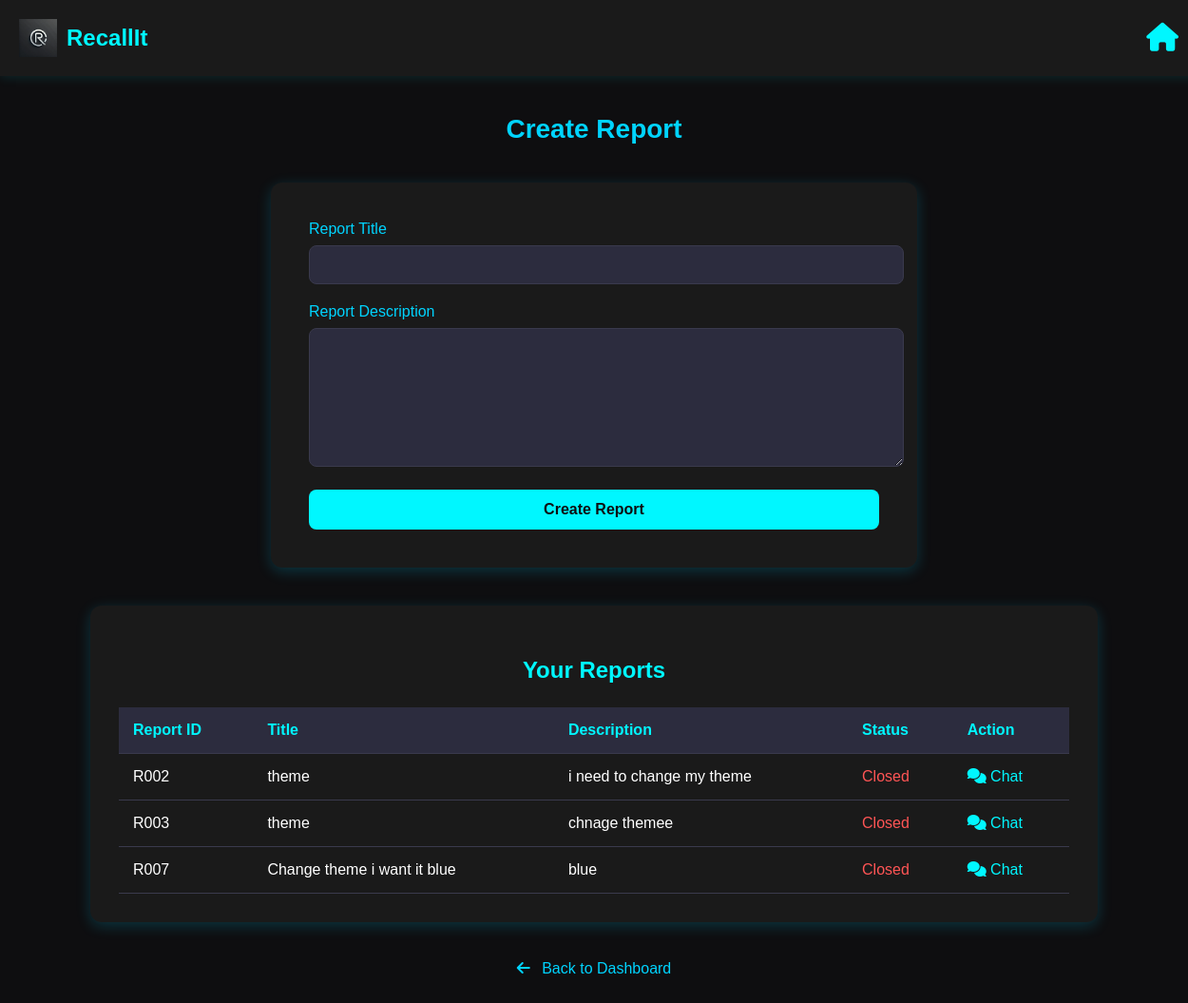
The app's page /user/report.php (signed in) with its own data.
### tables this page shows
CREATE TABLE `report` (
  `report_id` varchar(255) NOT NULL,
  `report_title` varchar(255) NOT NULL,
  `report_desc` text NOT NULL,
  `report_created` varchar(255) NOT NULL,
  `report_status` int(11) NOT NULL DEFAULT 0
);

### user/report.php (the view, shortened to what this page needs)
<?php
require_once '../common/config.php';
$reports = [];
$user_id = $_SESSION['user_id'];
$stmt = $conn->prepare("SELECT * FROM report WHERE report_created = ?");
$stmt->bind_param("s", $user_id);
$stmt->execute();
$result = $stmt->get_result();
while ($row = $result->fetch_assoc()) {
    $reports[] = $row;
}
?>
<!DOCTYPE html>
<html lang="en">
<head>
    <link rel="stylesheet" href="https://cdnjs.cloudflare.com/ajax/libs/font-awesome/6.5.1/css/all.min.css" />
</head>
<body>
    <div class="header">
        <div class="logo-section">
            <img src="logo.png" alt="RecallIt Logo" class="logo" />
            <span class="logo-name">RecallIt</span>
        </div>
        <a href="user-dashboard.php" class="home-link">
            <i class="fa-solid fa-house"></i>
        </a>
    </div>
    <h1 class="page-title">Create Report</h1>
    <div class="form-container">
        <form method="POST">
            <div class="form-group">
                <label for="report_title">Report Title</label>
                <input type="text" id="report_title" name="report_title" required>
            </div>
            <div class="form-group">
                <label for="report_desc">Report Description</label>
                <textarea id="report_desc" name="report_desc" required></textarea>
            </div>
            <button type="submit">Create Report</button>
        </form>
    </div>
    <?php if (!empty($reports)): ?>
        <div class="report-list">
            <h3>Your Reports</h3>
            <table>
                <thead>
                    <tr>
                        <th>Report ID</th>
                        <th>Title</th>
                        <th>Description</th>
                        <th>Status</th>
                        <th>Action</th>
                    </tr>
                </thead>
                <tbody>
                    <?php foreach ($reports as $r): ?>
                        <tr>
                            <td><?= htmlspecialchars($r['report_id']) ?></td>
                            <td><?= htmlspecialchars($r['report_title']) ?></td>
                            <td><?= htmlspecialchars($r['report_desc']) ?></td>
                            <td class="<?= $r['report_status'] == 0 ? 'status-open' : 'status-closed' ?>">
                                <?= $r['report_status'] == 0 ? 'Open' : 'Closed' ?>
                            </td>
                            <td><a class="chat-link" href="./report_chat.php?report_id=<?= $r['report_id'] ?>"><i class="fas fa-comments"></i> Chat</a></td>
                        </tr>
                    <?php endforeach; ?>
                </tbody>
            </table>
        </div>
    <?php endif; ?>
    <a href="user-dashboard.php" class="back-link">
        <i class="fas fa-arrow-left"></i> Back to Dashboard
    </a>
</body>
</html>

### user/report.php (style rules this page uses)
body { margin: 0; padding: 0; font-family: 'Poppins', sans-serif; background: #0e0e10; color: #fff; min-height: 100vh; }
.header { display: flex; justify-content: space-between; align-items: center; padding: 20px; background-color: #1a1a1a; box-shadow: 0 2px 10px rgba(0, 247, 255, 0.1); width: 100%; }
.logo-section { display: flex; align-items: center; }
.logo { width: 40px; height: 40px; margin-right: 10px; }
.logo-name { font-size: 24px; font-weight: bold; color: #00f7ff; }
.home-link { font-size: 30px; color: #00f7ff; text-decoration: none; transition: color 0.3s ease; margin-right: 30px; }
.page-title { margin: 40px auto; font-size: 28px; color: #00d4ff; text-align: center; width: 95%; max-width: 1200px; }
.form-container { background: #1a1a1a; margin: 20px auto; padding: 40px; border-radius: 12px; box-shadow: 0 4px 15px rgba(0, 212, 255, 0.2); width: 90%; max-width: 600px; }
.form-group { margin-bottom: 20px; }
label { display: block; margin-bottom: 8px; color: #00d4ff; }
input[type="text"], textarea { width: 100%; padding: 12px; background: #2c2c3e; border: 1px solid #3a3a4d; border-radius: 8px; color: #fff; font-family: 'Poppins', sans-serif; }
textarea { min-height: 120px; resize: vertical; }
button[type="submit"] { background-color: #00f7ff; color: #0e0e10; border: none; padding: 12px 24px; border-radius: 8px; cursor: pointer; font-size: 16px; font-weight: bold; width: 100%; transition: background-color 0.3s ease; }
.report-list { background: #1a1a1a; margin: 40px auto; padding: 30px; border-radius: 12px; box-shadow: 0 4px 15px rgba(0, 212, 255, 0.2); width: 90%; max-width: 1000px; }
.report-list h3 { color: #00f7ff; margin-bottom: 25px; text-align: center; font-size: 24px; }
table { width: 100%; border-collapse: collapse; }
th, td { padding: 15px; text-align: left; border-bottom: 1px solid #3a3a4d; }
th { background-color: #2c2c3e; color: #00f7ff; font-weight: bold; }
.status-closed { color: #ff5555; }
.chat-link { color: #00f7ff; text-decoration: none; transition: color 0.3s; }
.back-link { display: block; text-align: center; margin: 30px auto; color: #00d4ff; text-decoration: none; transition: color 0.3s; width: fit-content; }
.back-link i { margin-right: 8px; }

### records on screen
report: report_id "R002", report_title "theme", report_desc "i need to change my theme", report_status "Closed"
report: report_id "R003", report_title "theme", report_desc "chnage themee", report_status "Closed"
report: report_id "R007", report_title "Change theme i want it blue", report_desc "blue", report_status "Closed"
